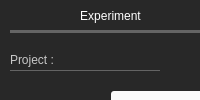
                      <widget class="QWidget" name="page_2">
                       <layout class="QVBoxLayout" name="verticalLayout_11">
                        <property name="spacing">
                         <number>0</number>
                        </property>
                        <property name="leftMargin">
                         <number>0</number>
                        </property>
                        <property name="topMargin">
                         <number>0</number>
                        </property>
                        <property name="rightMargin">
                         <number>0</number>
                        </property>
                        <property name="bottomMargin">
                         <number>0</number>
                        </property>
                        <item>
                         <widget class="QFrame" name="frame_10">
                          <property name="styleSheet">
                           <string notr="true">background-color: rgb(40, 40, 40);
border-bottom-left-radius: 115px;</string>
                          </property>
                          <property name="frameShape">
                           <enum>QFrame::NoFrame</enum>
                          </property>
                          <property name="frameShadow">
                           <enum>QFrame::Raised</enum>
                          </property>
                          <widget class="QLabel" name="label_11">
                           <property name="geometry">
                            <rect>
                             <x>20</x>
                             <y>0</y>
                             <width>181</width>
                             <height>31</height>
                            </rect>
                           </property>
                           <property name="styleSheet">
                            <string notr="true">font: 87 12pt &quot;Segoe UI Black&quot;;
color: rgb(255, 255, 255);</string>
                           </property>
                           <property name="text">
                            <string>Experiment</string>
                           </property>
                           <property name="alignment">
                            <set>Qt::AlignCenter</set>
                           </property>
                          </widget>
                          <widget class="Line" name="line_6">
                           <property name="geometry">
                            <rect>
                             <x>10</x>
                             <y>30</y>
                             <width>200</width>
                             <height>3</height>
                            </rect>
                           </property>
                           <property name="styleSheet">
                            <string notr="true">background-color: rgb(100, 100, 100);</string>
                           </property>
                           <property name="lineWidth">
                            <number>2</number>
                           </property>
                           <property name="orientation">
                            <enum>Qt::Horizontal</enum>
                           </property>
                          </widget>
                          <widget class="QPushButton" name="pushButton_experimentStart">
                           <property name="geometry">
                            <rect>
                             <x>60</x>
                             <y>410</y>
                             <width>100</width>
                             <height>30</height>
                            </rect>
                           </property>
                           <property name="minimumSize">
                            <size>
                             <width>100</width>
                             <height>30</height>
                            </size>
                           </property>
                           <property name="maximumSize">
                            <size>
                             <width>100</width>
                             <height>30</height>
                            </size>
                           </property>
                           <property name="cursor">
                            <cursorShape>PointingHandCursor</cursorShape>
                           </property>
                           <property name="styleSheet">
                            <string notr="true">QPushButton{
background-image: url(:/icons/icons/start.png);
background-color: rgba(150, 150, 150,100);
border-radius:12px;
border:none;
background-repeat: no-repeat;
background-position: center;
}
QPushButton::hover{
background-color: rgb(0, 130, 0);
border-radius:12px;
border:none;
background-repeat: no-repeat;
background-position: center;
}</string>
                           </property>
                           <property name="text">
                            <string/>
                           </property>
                          </widget>
                          <widget class="QLabel" name="label_12">
                           <property name="geometry">
                            <rect>
                             <x>10</x>
                             <y>270</y>
                             <width>111</width>
                             <height>20</height>
                            </rect>
                           </property>
                           <property name="styleSheet">
                            <string notr="true">color: rgb(200, 200, 200);
font: 87 9pt &quot;Segoe UI Black&quot;;</string>
                           </property>
                           <property name="text">
                            <string>Parameters  : </string>
                           </property>
                          </widget>
                          <widget class="Line" name="line_9">
                           <property name="geometry">
                            <rect>
                             <x>10</x>
                             <y>290</y>
                             <width>150</width>
                             <height>1</height>
                            </rect>
                           </property>
                           <property name="styleSheet">
                            <string notr="true">background-color: rgb(100, 100, 100);</string>
                           </property>
                           <property name="lineWidth">
                            <number>2</number>
                           </property>
                           <property name="orientation">
                            <enum>Qt::Horizontal</enum>
                           </property>
                          </widget>
                          <widget class="QWidget" name="layoutWidget">
                           <property name="geometry">
                            <rect>
                             <x>10</x>
                             <y>350</y>
                             <width>201</width>
                             <height>32</height>
                            </rect>
                           </property>
                           <layout class="QGridLayout" name="gridLayout_3">
                            <item row="0" column="0">
                             <widget class="QLabel" name="label_13">
                              <property name="styleSheet">
                               <string notr="true">color: rgb(200, 200, 200);
font: 87 9pt &quot;Segoe UI Black&quot;;</string>
                              </property>
                              <property name="frameShape">
                               <enum>QFrame::NoFrame</enum>
                              </property>
                              <property name="text">
                               <string>Delay (ms) :</string>
                              </property>
                             </widget>
                            </item>
                            <item row="0" column="1">
                             <widget class="QLineEdit" name="lineEdit_delay">
                              <property name="minimumSize">
                               <size>
                                <width>60</width>
                                <height>30</height>
                               </size>
                              </property>
                              <property name="maximumSize">
                               <size>
                                <width>60</width>
                                <height>30</height>
                               </size>
                              </property>
                              <property name="layoutDirection">
                               <enum>Qt::LeftToRight</enum>
                              </property>
                              <property name="styleSheet">
                               <string notr="true">QLineEdit{
color: rgb(0,0, 0);
	font: 63 8pt &quot;Segoe UI Semibold&quot;;
background-color:rgb(250, 250, 250);
border-radius:3px;

}
</string>
                              </property>
                              <property name="text">
                               <string>0</string>
                              </property>
                              <property name="alignment">
                               <set>Qt::AlignCenter</set>
                              </property>
                             </widget>
                            </item>
                           </layout>
                          </widget>
                          <widget class="QWidget" name="layoutWidget_3">
                           <property name="geometry">
                            <rect>
                             <x>10</x>
                             <y>90</y>
                             <width>201</width>
                             <height>32</height>
                            </rect>
                           </property>
                           <layout class="QGridLayout" name="gridLayout_5">
                            <item row="0" column="0">
                             <widget class="QLabel" name="label_15">
                              <property name="styleSheet">
                               <string notr="true">color: rgb(200, 200, 200);
font: 87 9pt &quot;Segoe UI Black&quot;;</string>
                              </property>
                              <property name="frameShape">
                               <enum>QFrame::NoFrame</enum>
                              </property>
                              <property name="text">
                               <string>Project Name :</string>
                              </property>
                             </widget>
                            </item>
                            <item row="0" column="1">
                             <widget class="QLineEdit" name="lineEdit_projectName">
                              <property name="minimumSize">
                               <size>
                                <width>100</width>
                                <height>30</height>
                               </size>
                              </property>
                              <property name="maximumSize">
                               <size>
                                <width>100</width>
                                <height>30</height>
                               </size>
                              </property>
                              <property name="layoutDirection">
                               <enum>Qt::LeftToRight</enum>
                              </property>
                              <property name="styleSheet">
                               <string notr="true">QLineEdit{
color: rgb(0,0, 0);
	font: 63 8pt &quot;Segoe UI Semibold&quot;;
background-color:rgb(250, 250, 250);
border-radius:3px;

}


</string>
                              </property>
                              <property name="text">
                               <string>Test_1</string>
                              </property>
                              <property name="alignment">
                               <set>Qt::AlignCenter</set>
                              </property>
                             </widget>
                            </item>
                           </layout>
                          </widget>
                          <widget class="QLabel" name="label_16">
                           <property name="geometry">
                            <rect>
                             <x>10</x>
                             <y>50</y>
                             <width>111</width>
                             <height>20</height>
                            </rect>
                           </property>
                           <property name="styleSheet">
                            <string notr="true">color: rgb(200, 200, 200);
font: 87 9pt &quot;Segoe UI Black&quot;;</string>
                           </property>
                           <property name="text">
                            <string>Project :</string>
                           </property>
                          </widget>
                          <widget class="Line" name="line_10">
                           <property name="geometry">
                            <rect>
                             <x>10</x>
                             <y>70</y>
                             <width>150</width>
                             <height>1</height>
                            </rect>
                           </property>
                           <property name="styleSheet">
                            <string notr="true">background-color: rgb(100, 100, 100);</string>
                           </property>
                           <property name="lineWidth">
                            <number>2</number>
                           </property>
                           <property name="orientation">
                            <enum>Qt::Horizontal</enum>
                           </property>
                          </widget>
                          <widget class="QWidget" name="layoutWidget">
                           <property name="geometry">
                            <rect>
                             <x>10</x>
                             <y>310</y>
                             <width>201</width>
                             <height>32</height>
                            </rect>
                           </property>
                           <layout class="QGridLayout" name="gridLayout_2">
                            <item row="0" column="0">
                             <widget class="QLabel" name="label_7">
                              <property name="styleSheet">
                               <string notr="true">color: rgb(200, 200, 200);
font: 87 9pt &quot;Segoe UI Black&quot;;</string>
                              </property>
                              <property name="frameShape">
                               <enum>QFrame::NoFrame</enum>
                              </property>
                              <property name="text">
                               <string>Captures :</string>
                              </property>
                             </widget>
                            </item>
                            <item row="0" column="1">
                             <widget class="QLineEdit" name="lineEdit_captureCount">
                              <property name="minimumSize">
                               <size>
                                <width>60</width>
                                <height>30</height>
                               </size>
                              </property>
                              <property name="maximumSize">
                               <size>
                                <width>60</width>
                                <height>30</height>
                               </size>
                              </property>
                              <property name="layoutDirection">
                               <enum>Qt::LeftToRight</enum>
                              </property>
                              <property name="styleSheet">
                               <string notr="true">QLineEdit{
color: rgb(0,0, 0);
	font: 63 8pt &quot;Segoe UI Semibold&quot;;
background-color:rgb(250, 250, 250);
border-radius:3px;

}


</string>
                              </property>
                              <property name="text">
                               <string>100</string>
                              </property>
                              <property name="alignment">
                               <set>Qt::AlignCenter</set>
                              </property>
                             </widget>
                            </item>
                           </layout>
                          </widget>
                          <widget class="QWidget" name="layoutWidget">
                           <property name="geometry">
                            <rect>
                             <x>10</x>
                             <y>130</y>
                             <width>201</width>
                             <height>121</height>
                            </rect>
                           </property>
                           <layout class="QGridLayout" name="gridLayout_4">
                            <item row="0" column="0">
                             <widget class="QLabel" name="label_14">
                              <property name="styleSheet">
                               <string notr="true">color: rgb(200, 200, 200);
font: 87 9pt &quot;Segoe UI Black&quot;;</string>
                              </property>
                              <property name="frameShape">
                               <enum>QFrame::NoFrame</enum>
                              </property>
                              <property name="text">
                               <string>Description :</string>
                              </property>
                             </widget>
                            </item>
                            <item row="0" column="1">
                             <widget class="QPlainTextEdit" name="plainTextEdit_description">
                              <property name="minimumSize">
                               <size>
                                <width>100</width>
                                <height>100</height>
                               </size>
                              </property>
                              <property name="maximumSize">
                               <size>
                                <width>100</width>
                                <height>100</height>
                               </size>
                              </property>
                              <property name="cursor" stdset="0">
                               <cursorShape>IBeamCursor</cursorShape>
                              </property>
                              <property name="styleSheet">
                               <string notr="true">QPlainTextEdit{
color: rgb(0,0, 0);
font: 63 8pt &quot;Segoe UI Semibold&quot;;
background-color:rgb(250, 250, 250);
border-radius:3px;

}

</string>
                              </property>
                              <property name="frameShape">
                               <enum>QFrame::NoFrame</enum>
                              </property>
                             </widget>
                            </item>
                           </layout>
                          </widget>
                         </widget>
                        </item>
                       </layout>
                      </widget>
